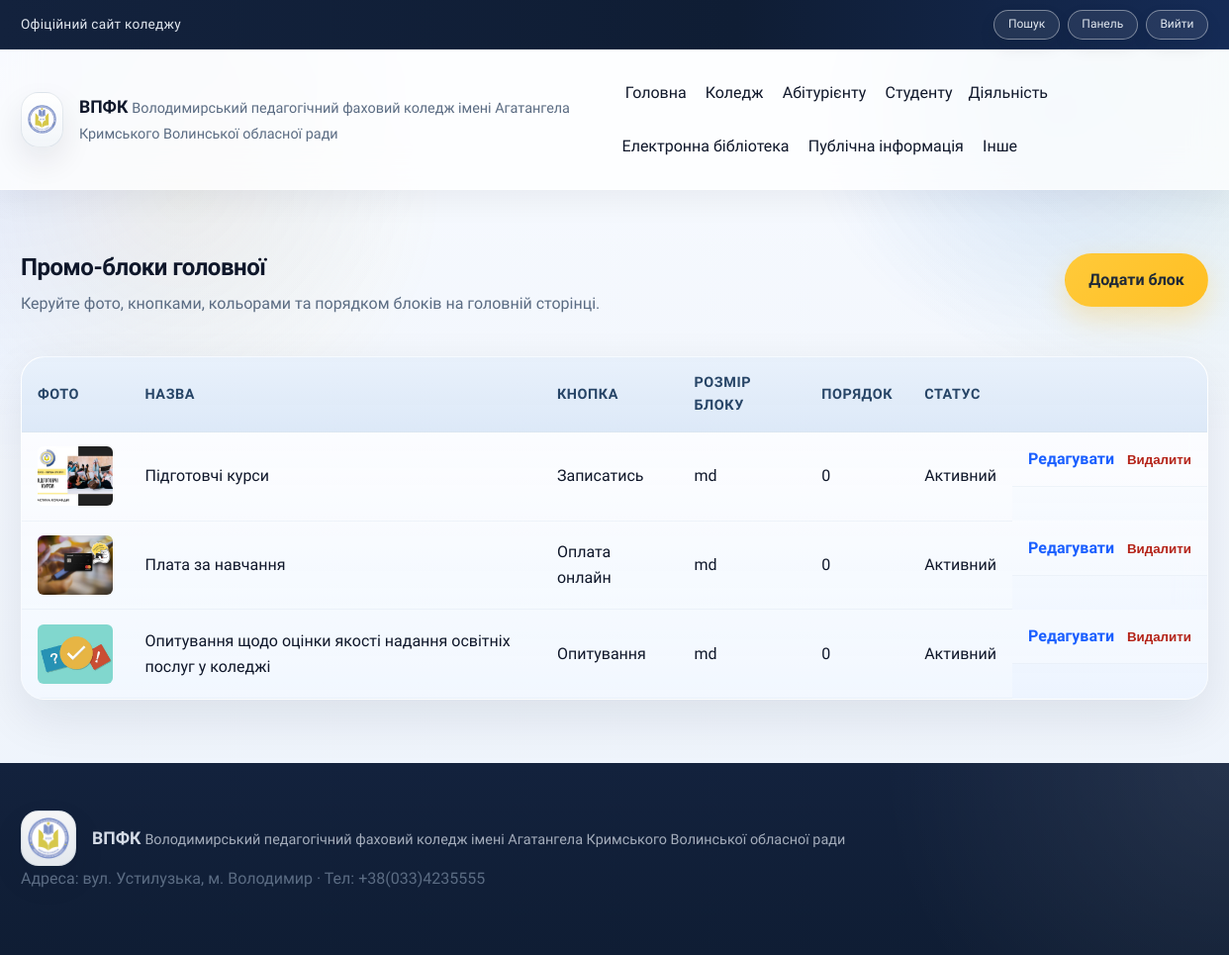
/admin/home-promos (signed in), run on the app's committed database.
### tables this page shows
CREATE TABLE menu_items (
          id INTEGER PRIMARY KEY AUTOINCREMENT,
          parent_id INTEGER,
          title TEXT NOT NULL,
          url TEXT NOT NULL,
          sort_order INTEGER NOT NULL DEFAULT 0,
          FOREIGN KEY(parent_id) REFERENCES menu_items(id)
        );

CREATE TABLE home_promos (
          id INTEGER PRIMARY KEY AUTOINCREMENT,
          title TEXT NOT NULL,
          description TEXT,
          image_path TEXT,
          button_text TEXT,
          button_url TEXT NOT NULL DEFAULT '#',
          button_size TEXT NOT NULL DEFAULT 'md',
          button_bg_color TEXT NOT NULL DEFAULT '#0b5ed7',
          button_text_color TEXT NOT NULL DEFAULT '#ffffff',
          button_position TEXT NOT NULL DEFAULT 'center',
          sort_order INTEGER NOT NULL DEFAULT 0,
          is_active INTEGER NOT NULL DEFAULT 1,
          created_at TEXT NOT NULL,
          updated_at TEXT NOT NULL
        , block_size TEXT NOT NULL DEFAULT 'md');

### app/admin_routes.py (the view)
@app.route("/admin/home-promos")
@role_required("owner", "admin", "editor")
def admin_home_promos():
    promos = query_db(
        """
        SELECT *
        FROM home_promos
        ORDER BY sort_order ASC, id ASC
        """
    )
    return render_template("admin/home_promos.html", promos=promos, active_title="")

### app/core.py (called while the page is built)
def _upload_folder_posix() -> str:
    return UPLOAD_FOLDER.replace("\\", "/").strip("/")

def normalize_upload_ref(path: str | None) -> str | None:
    if not path:
        return None
    posix = str(path).replace("\\", "/")
    marker = _upload_folder_posix() + "/"
    if posix.startswith(marker):
        return posix[len(marker):].lstrip("/")
    if marker in posix:
        return posix.split(marker, 1)[1].lstrip("/")
    return posix.lstrip("/")

def uploads_url(path: str | None) -> str:
    rel = normalize_upload_ref(path)
    if not rel:
        return ""
    return url_for("uploaded_files", filename=rel)

def build_menu_tree(rows: List[dict]) -> List[dict]:
    items: Dict[int, dict] = {}
    roots: List[dict] = []
    for row in rows:
        items[row["id"]] = {
            "id": row["id"],
            "parent_id": row["parent_id"],
            "title": row["title"],
            "url": row["url"],
            "sort_order": row["sort_order"],
            "children": [],
        }
    for item in items.values():
        parent_id = item["parent_id"]
        if parent_id and parent_id in items:
            items[parent_id]["children"].append(item)
        else:
            roots.append(item)
    def sort_items(nodes: List[dict]) -> List[dict]:
        nodes.sort(key=lambda n: (n["sort_order"], n["title"]))
        for node in nodes:
            node["children"] = sort_items(node["children"])
        return nodes
    return sort_items(roots)

def get_menu_tree() -> List[dict]:
    rows = query_db("SELECT * FROM menu_items ORDER BY sort_order, title")
    return build_menu_tree(rows)

@app.context_processor
def inject_globals():
    return {
        "menu_items": get_menu_tree(),
        "current_user": g.get("user"),
    }

@app.before_request
def load_user():
    g.user = None
    user_id = session.get("user_id")
    if user_id:
        user = query_db("SELECT * FROM users WHERE id = ?", (user_id,), one=True)
        if user:
            g.user = user

def role_required(*roles):
    def decorator(view):
        @wraps(view)
        def wrapped(*args, **kwargs):
            if g.user is None:
                return redirect(url_for("login"))
            if g.user["role"] not in roles:
                abort(403)
            return view(*args, **kwargs)
        return wrapped
    return decorator

### templates/admin/home_promos.html (shortened to what this page needs)
{% extends "layout.html" %}
{% block content %}
  <section class="section">
    <div class="container admin-shell">
      <div class="admin-header">
        <div>
          <h1>Промо-блоки головної</h1>
          <p>Керуйте фото, кнопками, кольорами та порядком блоків на головній сторінці.</p>
        </div>
        <a class="btn primary" href="{{ url_for('admin_home_promo_new') }}">Додати блок</a>
      </div>
      <div class="table-wrap">
        <table class="table admin-table">
          <thead>
            <tr>
              <th>Фото</th>
              <th>Назва</th>
              <th>Кнопка</th>
              <th>Розмір блоку</th>
              <th>Порядок</th>
              <th>Статус</th>
              <th></th>
            </tr>
          </thead>
          <tbody>
            {% for promo in promos %}
              <tr>
                <td class="cell-no-label" data-label="Фото">
                  {% if promo.image_path %}
                    <img src="{{ uploads_url(promo.image_path) }}" class="promo-thumb" alt="{{ promo.title }}">
                  {% else %}
                    <div class="promo-thumb-placeholder">Немає</div>
                  {% endif %}
                </td>
                <td data-label="Назва">{{ promo.title }}</td>
                <td data-label="Кнопка">{{ promo.button_text or '-' }}</td>
                <td data-label="Розмір блоку">{{ promo.block_size or 'md' }}</td>
                <td data-label="Порядок">{{ promo.sort_order }}</td>
                <td data-label="Статус">{{ 'Активний' if promo.is_active else 'Вимкнено' }}</td>
                <td class="table-actions" data-label="Дії">
                  <a class="link" href="{{ url_for('admin_home_promo_edit', promo_id=promo.id) }}">Редагувати</a>
                  <form method="post" action="{{ url_for('admin_home_promo_delete', promo_id=promo.id) }}">
                    <button class="link danger" type="submit">Видалити</button>
                  </form>
                </td>
              </tr>
            {% else %}
              <tr class="table-empty">
                <td colspan="7">Промо-блоків ще немає.</td>
              </tr>
            {% endfor %}
          </tbody>
        </table>
      </div>
    </div>
  </section>
{% endblock %}

### templates/_menu.html (shortened to what this page needs)
{% macro render_menu(items, active_title=None, level=0) %}
  {% for item in items %}
    {% set active_class = "nav-highlight" if item.title == active_title else "" %}
    {% if item.children %}
      <div class="nav-item has-submenu submenu-level-{{ level }}">
        <span class="nav-title {{ active_class }}">{{ item.title }}</span>
      </div>
    {% else %}
      <a href="{{ item.url or '#' }}" class="{{ active_class }}">{{ item.title }}</a>
    {% endif %}
  {% endfor %}
{% endmacro %}

### data on the page
menu_items: title "Головна"
menu_items: title "Коледж"
menu_items: title "Абітурієнту"
menu_items: title "Студенту"
menu_items: title "Діяльність"
menu_items: title "Електронна бібліотека"
menu_items: title "Публічна інформація"
menu_items: title "Інше"
home_promos: image_path (picture), title "Підготовчі курси", button_text "Записатись", block_size "md", sort_order "0", is_active "Активний"
home_promos: image_path (picture), title "Плата за навчання", button_text "Оплата онлайн", block_size "md", sort_order "0", is_active "Активний"
home_promos: image_path (picture), title "Опитування щодо оцінки якості надання освітніх послуг у коледжі", button_text "Опитування", block_size "md", sort_order "0", is_active "Активний"
